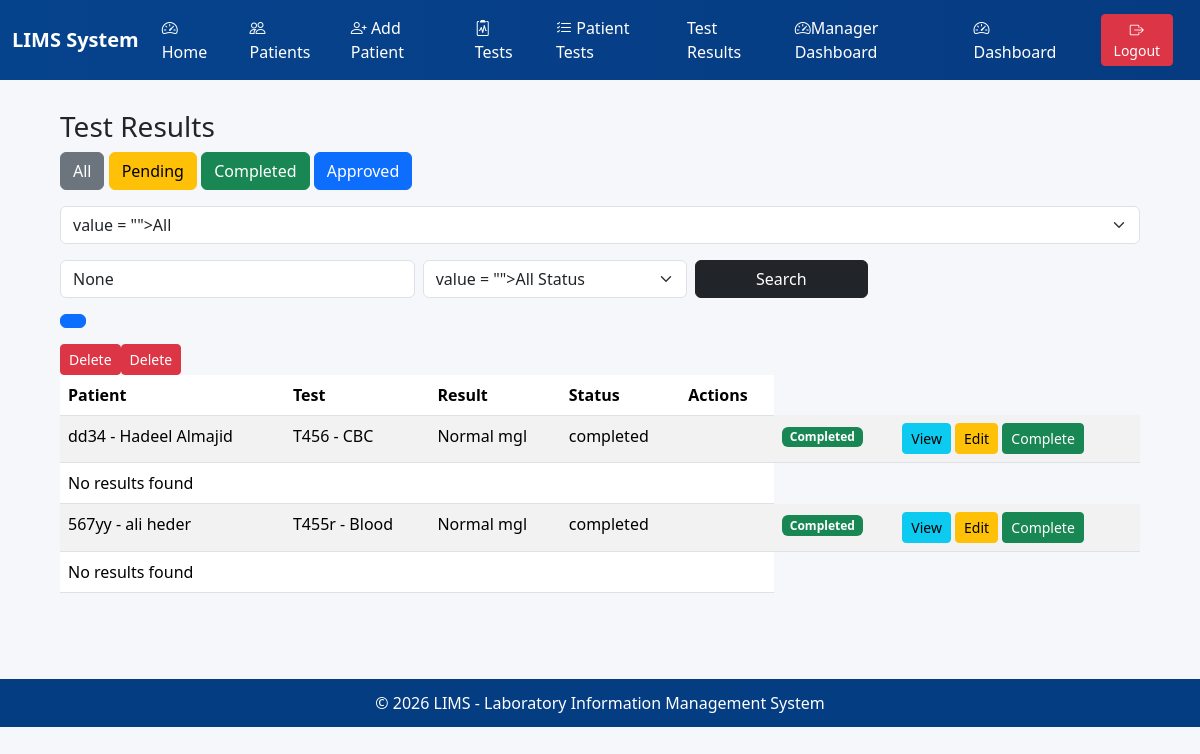
The page /testresult/?status=completed on the database its author committed.
### core/models.py (models this page shows, shortened)
class TestResult(models.Model):
    patienttest = models.OneToOneField( PatientTest,on_delete=models.CASCADE )
    wbc = models.FloatField("WBC", null=True, blank=True)
    rbc = models.FloatField("RBC", null=True, blank=True)
    hemoglobin = models.FloatField("Hemoglobin", null=True, blank=True)
    hematocrit = models.FloatField("Hematocrit", null=True, blank=True)
    platelets = models.FloatField("Platelets", null=True, blank=True)
    result_valu = models.CharField(max_length=100)
    unit = models.CharField(max_length=50, blank=True)
    reference_range = models.CharField(max_length=100, blank=True)
    STATUS_CHOICES = [
        ('pending', 'Pending'),
        ('completed', 'Completed'),
        ('approved', 'Approved'),
    ]
    status = models.CharField(
        max_length=20,
        choices=STATUS_CHOICES,
        default='pending'
    )
    completed_by = models.ForeignKey(
        settings.AUTH_USER_MODEL,
        on_delete=models.SET_NULL,
        null=True,
        blank=True,
        related_name='completed_results'
    )
    completed_at = models.DateTimeField(null=True, blank=True)
    approved_by = models.ForeignKey(
        User,
        on_delete=models.SET_NULL,
        null=True,
        blank=True,
        related_name='approved_results'
    )
    approved_at = models.DateTimeField(null=True, blank=True)
    created_at = models.DateTimeField(auto_now_add=True)
    class Meta:
         permissions =[("approve_testresult", "Can approve testresult"),]

class PatientTest(models.Model):
     id = models.BigAutoField(primary_key=True)
     patient = models.ForeignKey(Patient, on_delete=models.CASCADE, related_name='patient_tests')
     test = models.ForeignKey(Test, on_delete=models.PROTECT, related_name='test_records')
     sample_identifier = models.CharField(max_length=80, blank=True, null=True, help_text="Sample ID if lab uses one")
     request_date = models.DateTimeField(auto_now_add=True)
     result_date = models.DateTimeField(auto_now_add=True)
     result_valu = models.CharField(max_length=200, blank=True, null=True)
     result_text = models.TextField(blank=True, null=True)
     performed_by = models.CharField(max_length=120, blank=True, null=True)
     discount_percent = models.DecimalField(max_digits=5, decimal_places=2,
    default=Decimal('0.00'), validators=[MinValueValidator(Decimal('0.00')),
     MaxValueValidator(Decimal('100.00'))], help_text="Discount as percent (0-100)")
     price_snapshot = models.DecimalField(max_digits=10, decimal_places=2, blank=True, null=True,
    validators=[MinLengthValidator(Decimal('0.00'))], help_text="Price at time request (copied from Test.price)")
     total_price = models.DecimalField(max_digits=10, decimal_places=2, blank=True, null=True, help_text="Computed price after discount")
     created_at = models.DateTimeField(auto_now_add=True)
     status = models.CharField( max_length=20, choices=STATUS_CHOICES, default='pending')
     class Meta:
          verbose_name = "PatientTest"
          verbose_name_plural = "PatientTest"
          ordering = ['-request_date']
          indexes = models.Index(fields=['patient', 'test']), models.Index(fields=['request_date'])

class Patient(models.Model):
    id = models.BigAutoField(primary_key=True)
    test_subject_id = models.CharField(max_length=50, unique=True, blank=True)
    national_id = models.CharField(max_length=30, unique=True, blank=True, null=True)
    first_name = models.CharField(max_length=120)
    middle = models.CharField(max_length=120, blank=True, null=True)
    last_name = models.CharField(max_length=120)
    date_of_birth = models.DateTimeField(blank=True, null=True)
    GENDER_CHOICES = [('M', 'Male'), ('F', 'Female'), ('O', 'Other'), ('U', 'Unknown')]
    gender = models.CharField(max_length=1, choices=GENDER_CHOICES, default='U')
    blood_group = models.CharField(max_length=3, blank=True, null=True)
    phone = models.CharField(max_length=30, blank=True, null=True)
    email = models.EmailField(blank=True, null=True)
    address = models.TextField(blank=True, null=True)
    emergency_contact = models.CharField(max_length=120, blank=True, null=True)
    registration_date = models.DateTimeField(auto_now_add=True)
    last_update = models.DateTimeField(auto_now=True)
    notes = models.TextField(blank=True, null=True)
    class Meta:
        verbose_name = "Patient"
        verbose_name_plural = "Patients"
        ordering = ['-registration_date']
        indexes = [
            models.Index(fields=['test_subject_id']),
            models.Index(fields=['national_id']),
            models.Index(fields=['last_name', 'first_name']),
        ]
    def __str__(self):
        return f"{self.test_subject_id} - {self.first_name} {self.last_name}"

class Test(models.Model):
        id = models.BigAutoField(primary_key=True)
        test_code = models.CharField(max_length=30, unique=True, help_text="Unique test code, e.g, CBC, GLU, CHOL")
        test_name = models.CharField(max_length=150, help_text="Full name of the test (e.g. Complete,Blood Count)")
        department = models.CharField(max_length=100, help_text="Department(e.g, Hematologe, Biochemistry, Immunology)")
        sample_type = models.CharField(max_length=50, blank=True, null=True, help_text="e.g, Boold, Serum, Urine")
        unit = models.CharField(max_length=30, blank=True, null=True, help_text="Measurement unit (e.g. mg/dL, IU/L)")
        reference_range = models.CharField(max_length=120, blank=True, null=True, help_text="Example: 4.5 - 10.0 *10^9/L")
        price = models.DecimalField(max_digits=10, decimal_places=2, default=Decimal('0.00'), validators=[MinValueValidator(Decimal('0.00'))], help_text="Cost of the test")
        turnaround_time_hours = models.PositiveBigIntegerField(default=24, help_text="Expected time to complete (in hours)")
        active = models.BooleanField(default=True, help_text="Set to False to deactivativate the test")
        instructions = models.TextField(blank=True, null=True)
        created_at = models.DateTimeField(auto_now_add=True)
        last_update = models.DateTimeField(auto_now=True)
        class Meta:
            verbose_name = "Test"
            verbose_name_plural = "Tests"
            ordering = ['department', 'test_name']
            indexes = [
                models.Index(fields=['test_code']),
                models.Index(fields=['test_name']),
         ]
        def __str__(self):
                return f"{self.test_code} - {self.test_name}"

### core/views.py (the view)
# urls.py: path('testresult/', views.testresult_list, name='testresult_list'),
def testresult_list(request):
    results = TestResult.objects.all().order_by('-id')
    results = TestResult.objects.select_related(
        'patienttest',
        'patienttest__patient',
        'patienttest__test'
    )
    status = request.GET.get('status')
    search = request.GET.get('search')
    paginator = Paginator(results, 5)  # 5 نتائج بكل صفحة
    page_number = request.GET.get('page')
    page_obj= paginator.get_page(page_number)
    if status:
        results = results.filter(status=status)
    if search:
        results = results.filter(
            patienttest__patient__first_name__icontains=search
        )
    context = {
        'result': page_obj,
        'result': results,
        'status': status,
        'search': search,
    }
    return render(request, 'core/testresult_list.html', context)

### core/templates/core/testresult_list.html (shortened to what this page needs)
{% extends "base.html" %}
{% block content %}
<h3>Test Results</h3>
<div class="mb-3">
    <a href="{% url 'core:testresult_list' %}" class="btn btn-secondary">All</a>
    <a href="?status=pending" class="btn btn-warning">Pending</a>
    <a href="?status=completed" class="btn btn-success">Completed</a>
    <a href="?status=approved" class="btn btn-primary">Approved</a>
</div>
<form method="get" class="mb-3">
    <select name="status" class="form-select" onchange="this.form.submit()">
        <option> value = "">All</option>
    </select>
</form>
<form method="get" class="row g-2 mb-3">
    <div class="col-md-4">
        <input type="text" name="search" value="{{ search }}" class="form-control" placeholder="Search patient name">
    </div>
    <div class="col-md-3">
        <select name="status" class="form-select">
            <option> value = "">All Status</option>
        </select>
    </div>
    <div class="col-md-2">
        <button class="btn btn-dark w-100">Search</button>
    </div>
</form>
<table class="table table-striped">
    <thead>
        <tr>
            <th>Patient</th>
            <th>Test</th>
            <th>Result</th>
            <th>Status</th>
            <th>Actions</th>
        </tr>
    </thead>
    <tbody>
        <nav>
            <ul class="pagination">
                <li class="page-item active">
                    <span class="page-link">
                    </span>
                </li>
            </ul>
        </nav>
        {% for r in result %}
        <tr>
            <td>{{ r.patienttest.patient }}</td>
            <td>{{ r.patienttest.test }}</td>
            <td>{{ r.result_valu }} {{ r.unit }}</td>
            <td>{{ r.status }}</td>
            <td>
            <td>
                {% if r.status == 'pending' %}
                <span class="badge bg-warning">Pending</span>
                {% elif r.status == 'completed' %}
                <span class="badge bg-success">Completed</span>
                {% else %}
                <span class="badge bg-primary">Approved</span>
                {% endif %}
            </td>
            </td>
            {% if r.status != 'approved' %}
            <a class="btn btn-sm btn-danger" href="{% url 'core:testresult_delete' r.pk %}">
                Delete
            </a>
            {% endif %}
            <td>
                <a class="btn btn-sm btn-info" href="{% url 'core:testresult_detail' r.pk %}">
                    View
                </a>
                {% if r.status != 'approved' %}
                <a href="{% url 'core:testresult_update' r.id %}" class="btn btn-sm btn-warning">Edit</a>
                {% endif %}
                <a class="btn btn-sm btn-success" href="{% url 'core:testresult_complete' r.pk %}">
                    Complete
                </a>
            </td>
        <tr>
            <td colspan="5">No results found</td>
        </tr>
        {% endfor %}
    </tbody>
</table>
{% endblock %}

### templates/base.html (style rules this page uses)
body { background: #f5f7fb; font-family: Segoe UI, Tahoma; }

### rows shown on the page
TestResult: patienttest.patient "dd34 - Hadeel Almajid", patienttest.test "T456 - CBC", result_valu "Normal", unit "mgl", status "completed", shows "Completed", shows "Delete", shows "Edit"
TestResult: patienttest.patient "567yy - ali heder", patienttest.test "T455r - Blood", result_valu "Normal", unit "mgl", status "completed", shows "Completed", shows "Delete", shows "Edit"
